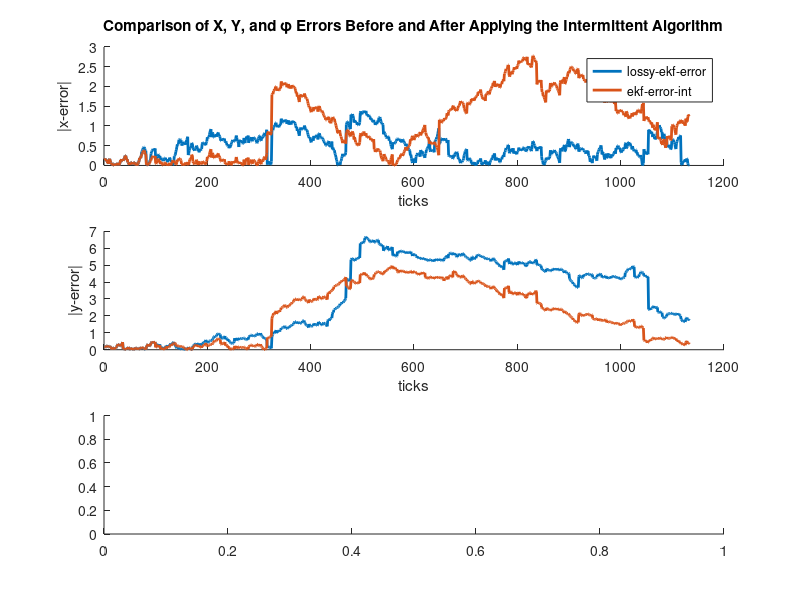

MATLAB code to generate this figure: (Note: this script raises an error after producing the figure.)
close all;
clear;
clc;

% 定义常量
dataset_name = 'm3';
specific_run = 'm3_p035';

% 原始随机丢包数据集
loss_data = load('SLAM_Error_Data.mat');
e_ekf = loss_data.(dataset_name).e_ekf.(specific_run);
ekf_eN2 = loss_data.(dataset_name).ekf_eN2.(specific_run);

% 修改KF算法的丢包数据集
intermittent_data = load('Int_SLAM_Error_Data.mat');
e_ekf_int = intermittent_data.(dataset_name).e_ekf.(specific_run);
ekf_int_eN2 = intermittent_data.(dataset_name).ekf_eN2.(specific_run);


length = size(e_ekf_int,2);

%% 创建误差图形
fig1 = figure;
hold on
ticks = 1:1:length;

% 绘制x方向的误差
subplot(3,1,1)
hold on
plot(ticks,e_ekf(1,:),'linewidth',2);
plot(ticks,e_ekf_int(1,:),'linewidth',2);
xlabel("ticks")
ylabel("|x-error|")
legend('lossy-ekf-error','ekf-error-int');
title("Comparison of X, Y, and φ Errors Before and After Applying the Intermittent Algorithm");

% 绘制y方向的误差
subplot(3,1,2)
hold on
plot(ticks,e_ekf(2,:),'linewidth',2);
plot(ticks,e_ekf_int(2,:),'linewidth',2);
xlabel("ticks")
ylabel("|y-error|")


% 绘制角度的误差
subplot(3,1,3)
hold on
plot(ticks,pi_to_pi(e_ekf(3,:)),'linewidth',2);
plot(ticks,pi_to_pi(e_ekf_int(3,:)),'linewidth',2);
xlabel("ticks")
ylabel("|\phi-error|")
hold off

%% 绘制总误差
fig2 = figure;
hold on
plot(ticks,ekf_eN2,'linewidth',2);
plot(ticks,ekf_int_eN2,'linewidth',2);
xlabel("ticks")
ylabel("error")
legend('lossy-ekf-error','ekf-error-int');
title("Comparison of Error Norm whether Applying the Intermittent Algorithm");


%% 箱型图
fig3 = figure;
% 将两个误差范数数据集组合到一个矩阵中
combined_errors = [ekf_eN2(:) ekf_int_eN2(:)];
% 创建一个用于标识数据集的组向量
group = [ones(size(ekf_eN2(:))); 2 * ones(size(ekf_int_eN2(:)))];
% 生成箱型图
boxplot(combined_errors, group, 'Labels', {'EKF without Intermittent', 'EKF with Intermittent'}, 'Whisker', 2);
title('Boxplot Comparison of Error Norms whether Applying the Intermittent Algorithm');
ylabel('Error Norm');
xlabel('EKF Implementation');
% 展示图形
hold off

%% 打印误差范数数据
% 计算统计数据
mean_error_norm = mean(ekf_eN2);
std_error_norm = std(ekf_eN2);
max_error_norm = max(ekf_eN2);

% % Output results
% fprintf('Before interruption:\n');
% fprintf('Average error norm: %f\n', mean_error_norm);
% fprintf('Standard deviation of error norm: %f\n', std_error_norm);
% fprintf('Maximum error norm: %f\n\n', max_error_norm);

% Calculate statistics
mean_error_norm_int = mean(ekf_int_eN2);
std_error_norm_int = std(ekf_int_eN2);
max_error_norm_int = max(ekf_int_eN2);

% % Output results
% fprintf('After interruption:\n');
% fprintf('Average error norm: %f\n', mean_error_norm_int);
% fprintf('Standard deviation of error norm: %f\n', std_error_norm_int);
% fprintf('Maximum error norm: %f\n', max_error_norm_int);

disp(' ');
disp('----------------------------------------------------------------------');
fprintf('|                          %s                                    |\n', specific_run);
disp('----------------------------------------------------------------------');
disp('|                          | Before Intermittent | After Intermittent |');
disp('|---------------------------------------------------------------------|');
fprintf('| Average Error Norm       |  %18.4f |  %17.4f |\n', mean_error_norm, mean_error_norm_int);
fprintf('| Error Norm Std Dev       |  %18.4f |  %17.4f |\n', std_error_norm, std_error_norm_int);
fprintf('| Maximum Error Norm       |  %18.4f |  %17.4f |\n', max_error_norm, max_error_norm_int);
disp('----------------------------------------------------------------------');


improvement_rate_mean = ((mean_error_norm - mean_error_norm_int) / mean_error_norm) * 100;
improvement_rate_std = ((std_error_norm - std_error_norm_int) / std_error_norm) * 100;
improvement_rate_max = ((max_error_norm - max_error_norm_int) / max_error_norm) * 100;

disp(['Average error norm improvement rate: ', num2str(improvement_rate_mean), '%']);
disp(['Error norm standard deviation improvement rate: ', num2str(improvement_rate_std), '%']);
disp(['Maximum error norm improvement rate: ', num2str(improvement_rate_max), '%']);

%% 保存数据
% % 定义保存图片和文本的文件夹路径
% saveFolderPath = fullfile('C:\Users\Microsoft微软\Desktop\Thesis\SLAM\EKF_SLAM-master\pictrues\Intermittent algorithm comparison\m2\', 'p03');
% if ~exist(saveFolderPath, 'dir')
%     mkdir(saveFolderPath); % 如果文件夹不存在，则创建文件夹
% end
% 
% % 定义保存图形的文件名（基于特定运行）
% fig1Filename = fullfile(saveFolderPath, 'Comparison_X_Y_phi_Errors.fig');
% fig2Filename = fullfile(saveFolderPath, 'Comparison_Error_Norm.fig');
% fig3Filename = fullfile(saveFolderPath, 'Boxplot_Comparison_Error_Norms.fig');
% 
% % 保存图形
% savefig(fig1, fig1Filename);
% savefig(fig2, fig2Filename);
% savefig(fig3, fig3Filename);
% 
% % 定义保存文本信息的文件名
% textFilename = fullfile(saveFolderPath, 'Error_Statistics.txt');
% 
% % 打开文件用于写入
% fileID = fopen(textFilename, 'w');
% 
% % 写入文本信息
% fprintf(fileID, '----------------------------------------------------------------------\n');
% fprintf(fileID, '|                                 %s                                    |\n', specific_run);
% fprintf(fileID, '----------------------------------------------------------------------\n');
% fprintf(fileID, '|                                 | Before Intermittent | After Intermittent |\n');
% fprintf(fileID, '|---------------------------------------------------------------------|\n');
% fprintf(fileID, '| Average Error Norm      |  %18.4f |  %17.4f |\n', mean_error_norm, mean_error_norm_int);
% fprintf(fileID, '| Error Norm Std Dev       |  %18.4f |  %17.4f |\n', std_error_norm, std_error_norm_int);
% fprintf(fileID, '| Maximum Error Norm   |  %18.4f |  %17.4f |\n', max_error_norm, max_error_norm_int);
% fprintf(fileID, '----------------------------------------------------------------------\n\n');
% 
% fprintf(fileID, 'Average error norm improvement rate: %0.2f%%\n', improvement_rate_mean);
% fprintf(fileID, 'Error norm standard deviation improvement rate: %0.2f%%\n', improvement_rate_std);
% fprintf(fileID, 'Maximum error norm improvement rate: %0.2f%%\n', improvement_rate_max);
% 
% % 关闭文件
% fclose(fileID);
